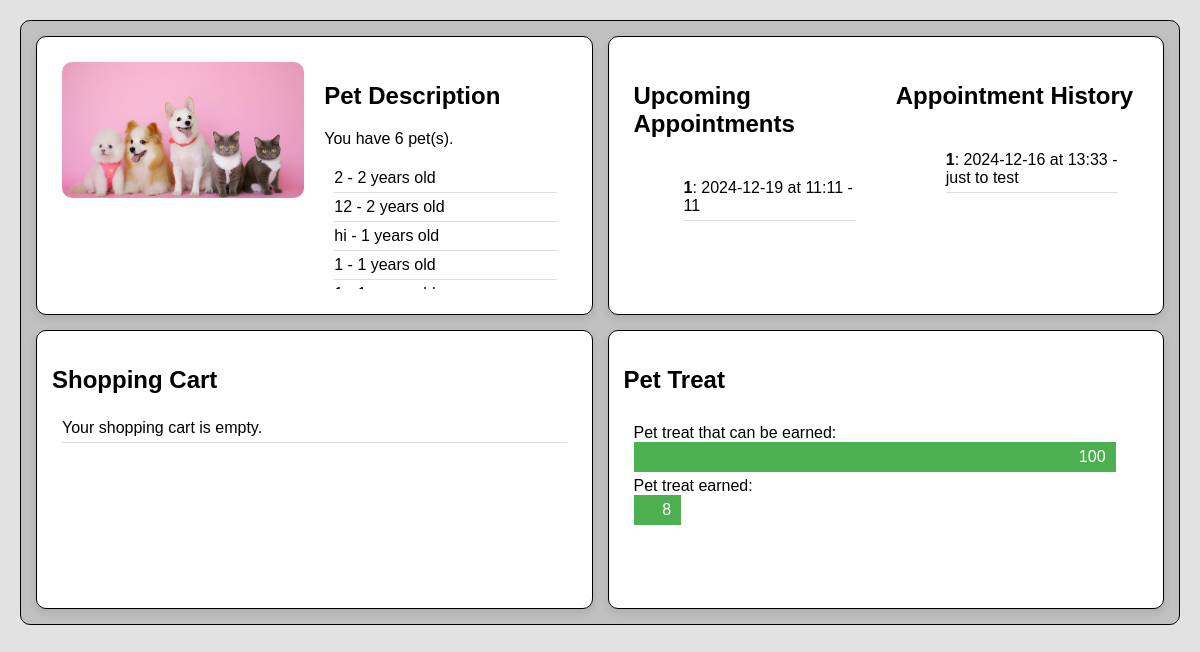
Page /dashboard/dashboard.php (signed in) on the committed database.
### tables this page shows
CREATE TABLE Pets (
            id INTEGER PRIMARY KEY AUTOINCREMENT,
            username TEXT NOT NULL,
            type TEXT NOT NULL,
            name TEXT NOT NULL,
            age INTEGER NOT NULL,
            history TEXT NOT NULL,
            created_at TIMESTAMP DEFAULT CURRENT_TIMESTAMP
        );

### dashboard/dashboard.php (the view, shortened to what this page needs)
<?php
    require_once '../database/petConnect.php';
    $productName = ["dogFood" => "Dog Food", "hotdogBed" => "Hot Dog Bed"];
    $pets = [];
    $petCount = 0;
    if(isset($_SESSION['username'])) {
        $username = $_SESSION['username'];
        $stmt = $conn->prepare("SELECT * FROM Pets WHERE username = :username ORDER BY created_at DESC");
        $stmt->bindValue(':username', $username, SQLITE3_TEXT);
        $result = $stmt->execute();
        while ($row = $result->fetchArray(SQLITE3_ASSOC)) {
            $pets[] = $row;
        }
        $petCount = count($pets);
        $currentDateTime = date('Y-m-d H:i:s');
        $stmt = $conn->prepare("
            SELECT a.id, a.date, a.time, a.reason, p.name AS petName
            FROM Appointments a
            INNER JOIN Pets p ON a.petId = p.id
            WHERE p.username = :username AND (a.date || ' ' || a.time) >= :currentDateTime
            ORDER BY a.date, a.time ASC
        ");
        $stmt->bindValue(':username', $username, SQLITE3_TEXT);
        $stmt->bindValue(':currentDateTime', $currentDateTime, SQLITE3_TEXT);
        $result = $stmt->execute();
        $upcomingAppointments = [];
        while ($row = $result->fetchArray(SQLITE3_ASSOC)) {
            $upcomingAppointments[] = $row;
        }
        $stmt = $conn->prepare("
            SELECT a.id, a.date, a.time, a.reason, p.name AS petName
            FROM Appointments a
            INNER JOIN Pets p ON a.petId = p.id
            WHERE p.username = :username AND (a.date || ' ' || a.time) < :currentDateTime
            ORDER BY a.date DESC, a.time DESC
        ");
        $stmt->bindValue(':username', $username, SQLITE3_TEXT);
        $stmt->bindValue(':currentDateTime', $currentDateTime, SQLITE3_TEXT);
        $result = $stmt->execute();
        $previousAppointments = [];
        while ($row = $result->fetchArray(SQLITE3_ASSOC)) {
            $previousAppointments[] = $row;
        }
    }
    $petTreats = [];
    $petTreatCount = 0;
    if (isset($_SESSION['username'])){
        $stmt = $conn->prepare("SELECT * FROM coupons WHERE username = :username ORDER BY created_at DESC");
        $stmt->bindValue(':username', $username, SQLITE3_TEXT);
        $result = $stmt->execute();
        while ($row = $result->fetchArray(SQLITE3_ASSOC)) {
            $petTreats[] = $row;
        }
        $petTreatCount = count($petTreats);
    }
?>
<!DOCTYPE html>
<html lang="en">
<head>
    <link rel="stylesheet" href="style.css" />
    <link rel="stylesheet" href="../library/nav.css">
</head>
<body>
    <div class="grid">
        <div class="flexRow container" id="petProfile">
            <div class="two" id="petPicture">
                <img src="../images/petimgHome1.jpg" alt="Pet Picture">
            </div>
            <div class="two" id="petDescription">
                <h2>Pet Description</h2>
                <p>You have <?php echo $petCount; ?> pet(s).</p>
                <div class="petList">
                    <ul>
                        <?php
                            foreach ($pets as $pet) {
                                echo "<li>" . htmlspecialchars($pet['name']) . " - " . htmlspecialchars($pet['age']) . " years old" . "</li>";
                            }
                        ?>
                    </ul>
                </div>
            </div>
        </div>
        <div class="flexRow container" id="appointments">
            <div class="two" id="upcoming">
                <h2>Upcoming Appointments</h2>
                <div class="list">
                    <ul>
                        <?php
                            if (!empty($upcomingAppointments)) {
                                foreach ($upcomingAppointments as $appointment) {
                                    echo "<li><strong>" . htmlspecialchars($appointment['petName']) . "</strong>: " .
                                        htmlspecialchars($appointment['date']) . " at " . htmlspecialchars($appointment['time']) .
                                        " - " . htmlspecialchars($appointment['reason']) . "</li>";
                                }
                            } else {
                                echo "<li>No upcoming appointments.</li>";
                            }
                        ?>
                    </ul>
                </div>
            </div>
            <div class="two" id="history">
                <h2>Appointment History</h2>
                <div class="list">
                     <ul>
                        <?php
                            if (!empty($previousAppointments)) {
                                foreach ($previousAppointments as $appointment) {
                                    echo "<li><strong>" . htmlspecialchars($appointment['petName']) . "</strong>: " .
                                        htmlspecialchars($appointment['date']) . " at " . htmlspecialchars($appointment['time']) .
                                        " - " . htmlspecialchars($appointment['reason']) . "</li>";
                                }
                            } else {
                                echo "<li>No previous appointments.</li>";
                            }
                        ?>
                    </ul>
                </div>
            </div>
        </div>
        <div class="shoppingCart container">
            <h2>Shopping Cart</h2>
            <div class="list">
                <?php
                if (isset($_SESSION['cart']) && !empty($_SESSION['cart'])) {
                    foreach ($_SESSION['cart'] as $item) {
                        echo "<li>" . htmlspecialchars($productName[$item['product']]) . " - Quantity: " . htmlspecialchars($item['quantity']) . "</li>";
                    }
                } else {
                    echo "<li>Your shopping cart is empty.</li>";
                }
                ?>
            </div>
        </div>
        <div class="savings container">
            <h2>Pet Treat</h2>
            <div class="bar-container">
                <div>Pet treat that can be earned:</div>
                <div class="bar" data-value="90"><span>100</span></div>
                <div>Pet treat earned:</div>
                <div class="bar" data-value="<?php echo min(90, ($petTreatCount / 100) * 90); ?>"><span><?php echo $petTreatCount ?></span></div>
            </div>
        </div>
    </div>
</body>
</html>

### dashboard/style.css (style rules this page uses)
body { background: rgb(226, 226, 226); font-family: Arial, sans-serif; margin: 0; padding: 0; }
.grid { display: grid; grid-template-columns: repeat(2, 1fr); grid-template-rows: repeat(2, 1fr); gap: 15px; background-color: rgb(192, 192, 192); border-radius: 10px; border: 1px solid black; margin: 20px; padding: 15px; }
.container { position: relative; padding: 15px; background-color: rgb(255, 255, 255); border-radius: 10px; border: 1px solid black; box-sizing: border-box; box-shadow: 0 4px 8px rgba(0, 0, 0, 0.1); }
.flexRow { display: flex; flex-direction: row; flex-wrap: wrap; }
.two { flex: 1 1 50%; padding: 10px; box-sizing: border-box; }
#petPicture img { width: 100%; height: auto; object-fit: contain; border-radius: 10px; }
.list { max-height: 150px; overflow-y: auto; padding: 0; list-style-type: none; }
.list li { padding: 5px 0; border-bottom: 1px solid #ddd; }
#petDescription .petList { max-height: 125px; overflow-y: auto; padding: 0; list-style-type: none; display: flex; flex-direction: column; }
#petDescription .petList ul { padding: 0; margin: 0; display: flex; flex-direction: column; }
#petDescription .petList li { padding: 5px 0; border-bottom: 1px solid #ddd; }
.savings .bar-container { display: flex; flex-direction: column; align-items: flex-start; width: 100%; padding: 10px; border-radius: 5px; }
.savings .bar { width: 0; height: 30px; background-color: #4caf50; text-align: right; padding-right: 10px; line-height: 30px; color: white; margin-bottom: 5px; transition: width 0.5s; }

### library/nav.css (style rules this page uses)
ul { display: flex; list-style: none; margin-left: auto; margin-right: 10px; }
li { margin: 0 10px; }

### rows in the picture
pets: name "2", age "2"
pets: name "12", age "2"
pets: name "hi", age "1"
pets: name "1", age "1"

### other values in the picture
$petCount "6"
$appointment['petName'] "1"
$appointment['date'] "2024-12-19"
$appointment['time'] "11:11"
$appointment['reason'] "11"
$appointment['date'] "2024-12-16"
$appointment['time'] "13:33"
$appointment['reason'] "just to test"
$petTreatCount "8"
